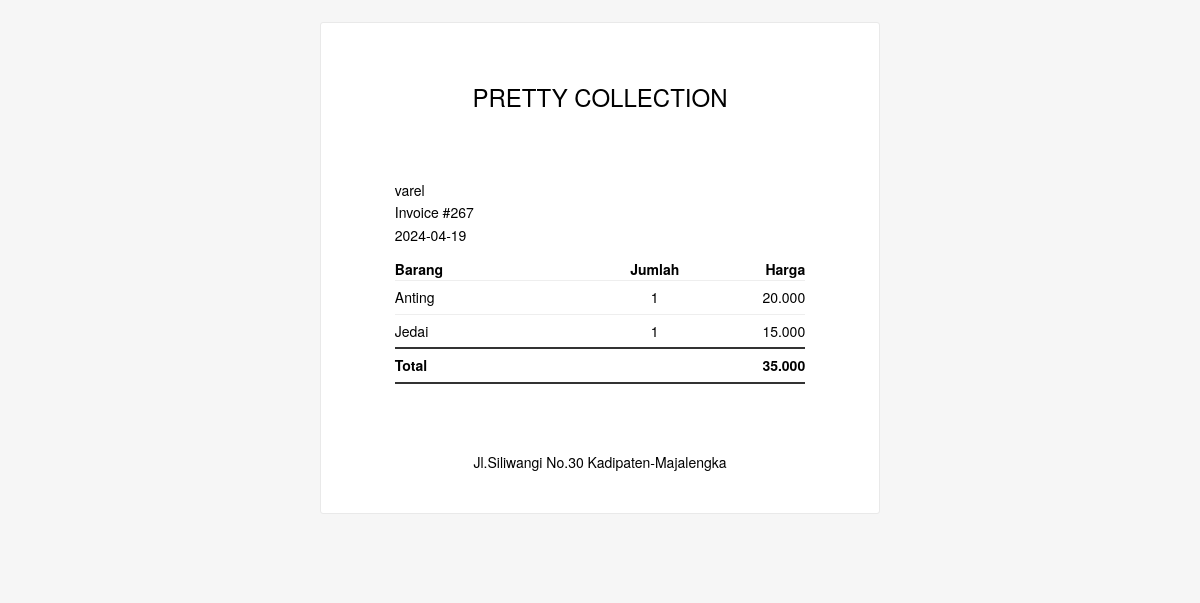
Page /transaksi/nota.php?id=267 on the committed database.
### tables this page shows
CREATE TABLE `pelanggan` (
  `pelanggan_id` int(11) NOT NULL,
  `nama_pelanggan` varchar(255) NOT NULL,
  `alamat` text NOT NULL,
  `nomor_telpon` varchar(15) NOT NULL
);

CREATE TABLE `penjualan` (
  `penjualan_id` int(11) NOT NULL,
  `tanggal_penjualan` date NOT NULL,
  `total_harga` decimal(10,2) NOT NULL,
  `pelanggan_id` int(11) NOT NULL,
  `petugas_id` int(11) NOT NULL
);

CREATE TABLE `detail_penjualan` (
  `detail_id` int(11) NOT NULL,
  `penjualan_id` int(11) NOT NULL,
  `kode` varchar(255) NOT NULL,
  `jumlah_produk` int(11) NOT NULL,
  `subtotal` decimal(10,2) NOT NULL
);

CREATE TABLE `produk` (
  `produk_id` int(11) NOT NULL,
  `kode` varchar(100) NOT NULL,
  `nama_produk` varchar(255) NOT NULL,
  `harga` decimal(10,2) NOT NULL,
  `stok` int(11) NOT NULL
);

### transaksi/nota.php (the view, shortened to what this page needs)
<!DOCTYPE html>
<html lang="en">
<head>
</head>
<body onload="javascript:window.print()">
    <?php
        include "config.php";
        $id=$_GET['id'];
        $pel=mysqli_query($koneksi, "select * from penjualan where penjualan_id = '$id'");
        $data=mysqli_fetch_array($pel);
        $pelid = $data['pelanggan_id'];
        $pen=mysqli_query($koneksi, "select * from pelanggan where pelanggan_id = '$pelid' ");
        $datapen=mysqli_fetch_array($pen);
    ?>
<table class="body-wrap">
    <tbody><tr>
        <td class="container" width="600">
            <div class="content">
                <table class="main" width="100%" cellpadding="0" cellspacing="0">
                    <tbody><tr>
                        <td class="content-wrap aligncenter">
                            <table width="100%" cellpadding="0" cellspacing="0">
                                <tbody><tr>
                                    <td class="content-block">
                                        <h2>PRETTY COLLECTION</h2>
                                    </td>
                                </tr>
                                <tr>
                                    <td class="content-block">
                                        <table class="invoice">
                                            <tbody><tr>
                                                <td><?= $datapen['nama_pelanggan'] ?><br>Invoice #<?= $data['penjualan_id'] ?><br><?= $data['tanggal_penjualan'] ?></td>
                                            </tr>
                                            <tr>
                                                <td>
                                                    <table class="invoice-items" cellpadding="0" cellspacing="0">
                                                        <thead>
                                                            <th>Barang</th>
                                                            <th align="center">Jumlah</th>
                                                            <th align="right">Harga</th>
                                                        </thead>
                                                        <tbody>
                                                        <?php
                                                    $bar = mysqli_query($koneksi, "select detail_penjualan.kode, produk.nama_produk, produk.harga, detail_penjualan.subtotal, detail_penjualan.jumlah_produk from detail_penjualan, produk where produk.kode=detail_penjualan.kode and detail_penjualan.penjualan_id='$id'");
                                                    $tot=0;
                                                    while($barang = mysqli_fetch_array($bar)){
                                                ?>
                                                        <tr>
                                                            <td><?= $barang['nama_produk'] ?></td>
                                                            <td class="aligncenter"><?= $barang['jumlah_produk'] ?></td>
                                                            <td class="alignright"><?= number_format($barang['subtotal'], 0, ',', '.') ?></td>
                                                        </tr>
                                                        <?php
                                                        $tot=$tot+$barang['subtotal'];
                                                    }
                                                    ?>
                                                        <tr class="total">
                                                            <td class="alignleft" width="50%">Total</td>
                                                            <td></td>
                                                            <td class="alignright"><?php echo number_format($tot, 0, ',', '.'); ?></td>
                                                        </tr>
                                                    </tbody></table>
                                                </td>
                                            </tr>
                                        </tbody></table>
                                    </td>
                                </tr>
                                <tr>
                                    <td class="content-block">
                                        Jl.Siliwangi No.30 Kadipaten-Majalengka
                                    </td>
                                </tr>
                            </tbody></table>
                        </td>
                    </tr>
                </tbody></table>
                <div class="footer">
                </div></div>
        </td>
    </tr>
</tbody></table>
</body>
</html>

### transaksi/nota.php (style rules this page uses)
* { margin: 0; padding: 0; font-family: "Helvetica Neue", "Helvetica", Helvetica, Arial, sans-serif; box-sizing: border-box; font-size: 14px; }
body { -webkit-font-smoothing: antialiased; -webkit-text-size-adjust: none; width: 100% !important; height: 100%; line-height: 1.6; }
table td { vertical-align: top; }
body { background-color: #f6f6f6; }
.body-wrap { background-color: #f6f6f6; width: 100%; }
.container { display: block !important; max-width: 600px !important; margin: 0 auto !important; clear: both !important; }
.content { max-width: 600px; margin: 0 auto; display: block; padding: 20px; }
.main { background: #fff; border: 1px solid #e9e9e9; border-radius: 3px; }
.content-wrap { padding: 20px; }
.content-block { padding: 0 0 20px; }
.footer { width: 100%; clear: both; color: #999; padding: 20px; }
h1, h2, h3 { font-family: "Helvetica Neue", Helvetica, Arial, "Lucida Grande", sans-serif; color: #000; margin: 40px 0 0; line-height: 1.2; font-weight: 400; }
h2 { font-size: 24px; }
.aligncenter { text-align: center; }
.alignright { text-align: right; }
.alignleft { text-align: left; }
.invoice { margin: 40px auto; text-align: left; width: 80%; }
.invoice td { padding: 5px 0; }
.invoice .invoice-items { width: 100%; }
.invoice .invoice-items td { border-top: #eee 1px solid; }
.invoice .invoice-items .total td { border-top: 2px solid #333; border-bottom: 2px solid #333; font-weight: 700; }

### rows in the picture
pelanggan: nama_pelanggan "varel"
penjualan: penjualan_id "267", tanggal_penjualan "2024-04-19"
detail_penjualan: produk.nama_produk "Anting", jumlah_produk "1", subtotal "20.000"
detail_penjualan: produk.nama_produk "Jedai", jumlah_produk "1", subtotal "15.000"

### other values in the picture
$tot "35.000"
